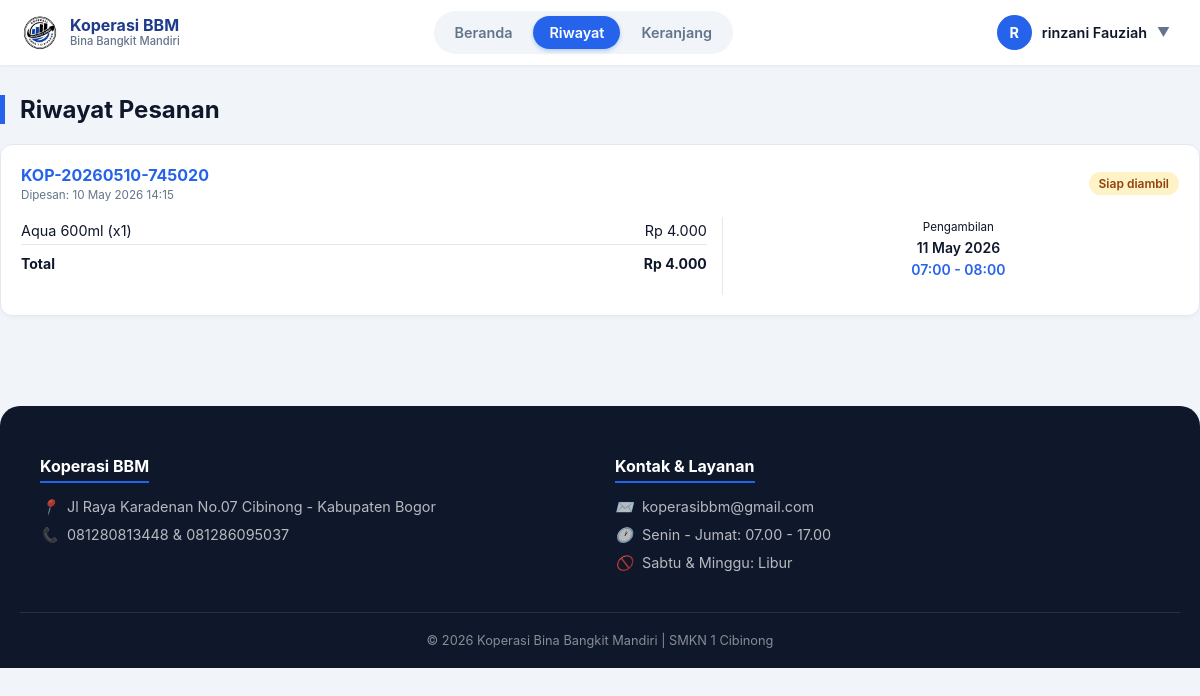
Page /koperasibbm/user/riwayat.php (signed in) on the earlier database version.
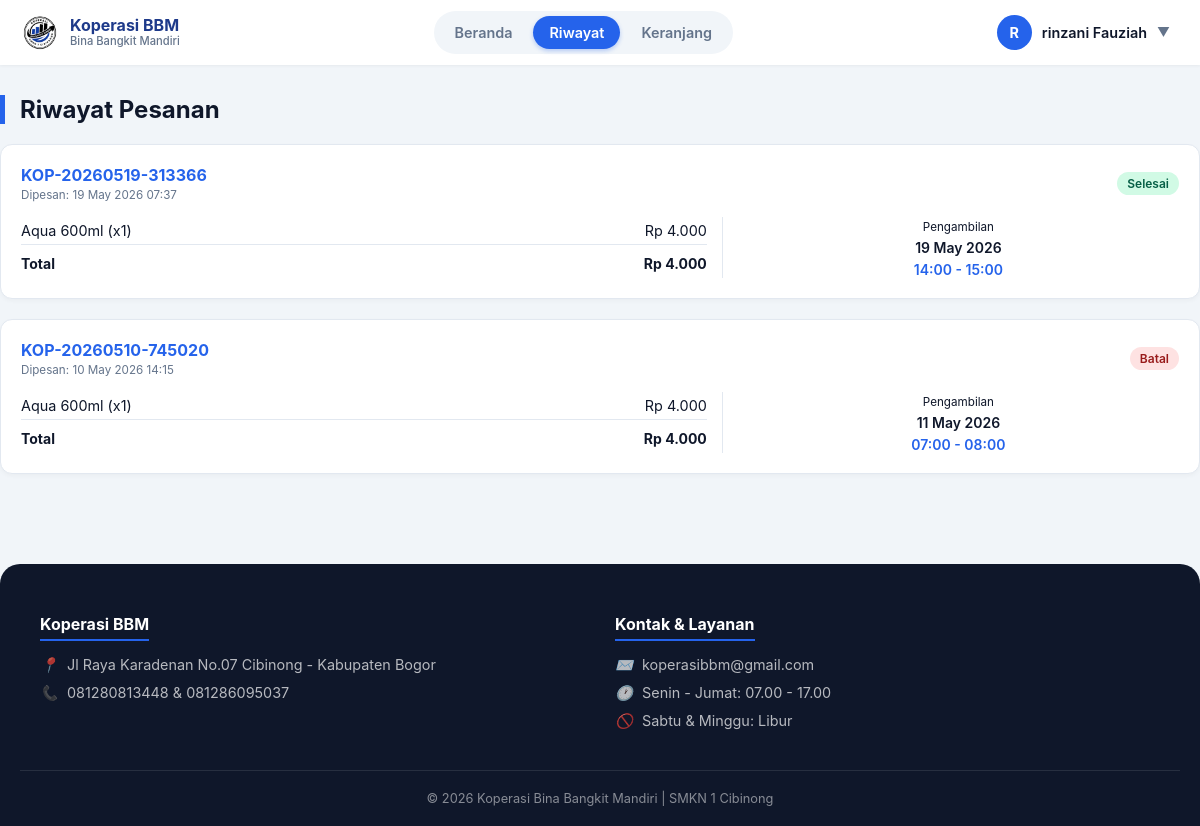
Same page on the later database version.
### tables this page shows
CREATE TABLE `pesanan` (
  `id_pesanan` int NOT NULL,
  `kode_pesanan` varchar(20) DEFAULT NULL,
  `id_user` int NOT NULL,
  `total_harga` decimal(10,2) NOT NULL,
  `status` enum('Sedang disiapkan','Siap diambil','Selesai','Batal') NOT NULL DEFAULT 'Sedang disiapkan',
  `metode_pengambilan` enum('Mandiri','Slot Waktu') DEFAULT 'Mandiri',
  `created_at` timestamp NULL DEFAULT CURRENT_TIMESTAMP,
  `id_slot` int DEFAULT NULL,
  `jadwal_pengambilan` varchar(100) DEFAULT 'Mandiri',
  `tanggal_ambil` date DEFAULT NULL,
  `jam_ambil` varchar(50) DEFAULT NULL,
  `catatan` text
);

CREATE TABLE `detail_pesanan` (
  `id_detail` int NOT NULL,
  `id_pesanan` int NOT NULL,
  `id_produk` int NOT NULL,
  `jumlah` int NOT NULL,
  `harga_saat_pesan` decimal(10,2) NOT NULL
);

CREATE TABLE `produk` (
  `id_produk` int NOT NULL,
  `id_kategori` int NOT NULL,
  `nama_produk` varchar(100) NOT NULL,
  `harga` decimal(10,2) NOT NULL,
  `stok` int NOT NULL DEFAULT '0',
  `gambar` varchar(255) DEFAULT 'default.jpg',
  `deskripsi` text,
  `created_at` timestamp NULL DEFAULT CURRENT_TIMESTAMP,
  `updated_at` timestamp NULL DEFAULT CURRENT_TIMESTAMP ON UPDATE CURRENT_TIMESTAMP
);

### koperasibbm/config/database.php (called while the page is built, shortened)
<?php
function base_url() {
    return "http://localhost/koperasibbm";
}
?>

### koperasibbm/includes/functions.php (called while the page is built, shortened)
<?php
function isLoggedIn() {
    return isset($_SESSION['id_user']);
}
function getUserRole() {
    return isset($_SESSION['role']) ? $_SESSION['role'] : null;
}
?>

### koperasibbm/user/riwayat.php (the view, shortened to what this page needs)
<?php
require_once __DIR__ . '/../config/database.php';
require_once __DIR__ . '/../includes/functions.php';
 $id_user = $_SESSION['id_user'];
 $active_orders = mysqli_query($conn, "SELECT id_pesanan, tanggal_ambil, jam_ambil FROM pesanan WHERE id_user=$id_user AND status IN ('Sedang disiapkan', 'Siap diambil')");
 $now = new DateTime();
while($ao = mysqli_fetch_assoc($active_orders)) {
    $jam_selesai_str = explode(' - ', $ao['jam_ambil'])[1];
    $waktu_ambil_str = $ao['tanggal_ambil'] . ' ' . $jam_selesai_str;
    $waktu_ambil = new DateTime($waktu_ambil_str);
    if($now > $waktu_ambil) {
        $id_cancel = $ao['id_pesanan'];
        mysqli_query($conn, "UPDATE pesanan SET status='Batal' WHERE id_pesanan=$id_cancel");
        $items_q = mysqli_query($conn, "SELECT id_produk, jumlah FROM detail_pesanan WHERE id_pesanan=$id_cancel");
        while($item = mysqli_fetch_assoc($items_q)) {
            mysqli_query($conn, "UPDATE produk SET stok = stok + ".$item['jumlah']." WHERE id_produk=".$item['id_produk']);
        }
    }
}
 $pesanan = mysqli_query($conn, "SELECT * FROM pesanan WHERE id_user=$id_user ORDER BY created_at DESC");
?>
<!DOCTYPE html>
<html lang="id">
<head><meta charset="UTF-8"><meta name="viewport" content="width=device-width, initial-scale=1.0"><title>Riwayat Pesanan</title><link rel="stylesheet" href="<?php echo base_url(); ?>/assets/css/style.css">
</head>
<body>
<?php include __DIR__ . '/../includes/navbar.php'; ?>
<div class="container" style="padding: 30px 0;">
    <h2 class="section-title">Riwayat Pesanan</h2>
    <?php while($p = mysqli_fetch_assoc($pesanan)):
        $details = mysqli_query($conn, "SELECT dp.*, pr.nama_produk FROM detail_pesanan dp JOIN produk pr ON dp.id_produk=pr.id_produk WHERE dp.id_pesanan=".$p['id_pesanan']);
        $badge_class = 'badge-info';
        if($p['status'] == 'Siap diambil') $badge_class = 'badge-warning';
        if($p['status'] == 'Selesai') $badge_class = 'badge-success';
        if($p['status'] == 'Batal') $badge_class = 'badge-danger';
    ?>
    <div class="card" style="margin-bottom:20px;">
        <div style="display:flex; justify-content:space-between; align-items:center; margin-bottom:15px;">
            <div>
                <h3 style="color:var(--primary);"><?php echo $p['kode_pesanan']; ?></h3>
                <small style="color:var(--text-gray);">Dipesan: <?php echo date('d M Y H:i', strtotime($p['created_at'])); ?></small>
            </div>
            <span class="badge <?php echo $badge_class; ?>"><?php echo $p['status']; ?></span>
        </div>
        <div style="display:grid; grid-template-columns: 1.5fr 1fr; gap:15px;">
            <div>
                <?php while($d = mysqli_fetch_assoc($details)): ?>
                <div style="display:flex; justify-content:space-between; border-bottom:1px solid var(--border-color); padding:5px 0; font-size:0.9rem;">
                    <span><?php echo $d['nama_produk']; ?> (x<?php echo $d['jumlah']; ?>)</span>
                    <span>Rp <?php echo number_format($d['harga_saat_pesan']*$d['jumlah'],0,',','.'); ?></span>
                </div>
                <?php endwhile; ?>
                <div style="display:flex; justify-content:space-between; margin-top:10px; font-weight:700;">
                    <span>Total</span>
                    <span>Rp <?php echo number_format($p['total_harga'],0,',','.'); ?></span>
                </div>
            </div>
            <div style="text-align:center; border-left:1px solid var(--border-color); padding-left:15px;">
                <small>Pengambilan</small>
                <p style="font-weight:600; margin:5px 0;"><?php echo date('d M Y', strtotime($p['tanggal_ambil'])); ?></p>
                <p style="font-weight:600; color:var(--primary);"><?php echo $p['jam_ambil']; ?></p>
            </div>
        </div>
    </div>
    <?php endwhile; ?>
</div>
<?php include __DIR__ . '/../includes/footer.php'; ?>
</body>
</html>

### koperasibbm/includes/navbar.php (shortened to what this page needs)
<?php
require_once __DIR__ . '/../config/database.php';
require_once __DIR__ . '/functions.php';
 $role = getUserRole();
 $current_page = basename($_SERVER['PHP_SELF']);
?>
<nav class="navbar">
    <div class="navbar-brand">
        <img src="<?php echo base_url(); ?>/assets/img/logo.png" alt="Logo Koperasi BBM">
        <div class="brand-text">
            Koperasi BBM
            <span>Bina Bangkit Mandiri</span>
        </div>
    </div>
    <?php if(isLoggedIn() && $role == 'user'): ?>
    <div class="navbar-menu" id="navMenu">
        <a href="<?php echo base_url(); ?>/user/index.php" class="nav-link <?php echo $current_page == 'index.php' ? 'active' : ''; ?>">Beranda</a>
        <a href="<?php echo base_url(); ?>/user/riwayat.php" class="nav-link <?php echo $current_page == 'riwayat.php' ? 'active' : ''; ?>">Riwayat</a>
        <a href="<?php echo base_url(); ?>/user/keranjang.php" class="nav-link cart-link <?php echo $current_page == 'keranjang.php' ? 'active' : ''; ?>">
            Keranjang
        </a>
    </div>
    <div class="navbar-auth" style="position: relative;">
        <button class="profile-toggle" id="profileToggle">
            <div class="avatar"><?php echo strtoupper(substr($_SESSION['nama_lengkap'], 0, 1)); ?></div>
            <span class="profile-name"><?php echo htmlspecialchars($_SESSION['nama_lengkap']); ?></span>
            <span style="font-size:0.8rem; color:var(--text-gray);">▼</span>
        </button>
    </div>
    <?php else: ?>
    <div class="navbar-auth">
        <a href="<?php echo base_url(); ?>/auth/logout.php" class="btn btn-outline">Keluar</a>
    </div>
    <?php endif; ?>
</nav>

### koperasibbm/includes/footer.php
<footer class="footer">
    <div class="container footer-grid">
        <div class="footer-col">
            <h3>Koperasi BBM</h3>
            <p><i class="icon">📍</i> Jl Raya Karadenan No.07 Cibinong - Kabupaten Bogor</p>
            <p><i class="icon">📞</i> 081280813448 & 081286095037</p>
        </div>
        <div class="footer-col">
            <h3>Kontak & Layanan</h3>
            <p><i class="icon">✉️</i> koperasibbm@gmail.com</p>
            <p><i class="icon">🕐</i> Senin - Jumat: 07.00 - 17.00</p>
            <p><i class="icon">🚫</i> Sabtu & Minggu: Libur</p>
        </div>
    </div>
    <div class="footer-bottom">
        <p>&copy; 2026 Koperasi Bina Bangkit Mandiri | SMKN 1 Cibinong</p>
    </div>
</footer>

### koperasibbm/assets/css/style.css (style rules this page uses)
:root { --primary: #2563eb; --primary-dark: #1e3a8a; --primary-light: #3b82f6; --bg-light: #f1f5f9; --white: #ffffff; --text-dark: #0f172a; --text-gray: #64748b; --border-color: #e2e8f0; --danger: #ef4444; --warning: #f59e0b; --success: #10b981; --sidebar-bg: #0f172a; --sidebar-hover: #1e293b; }
* { margin: 0; padding: 0; box-sizing: border-box; font-family: 'Inter', 'Segoe UI', Tahoma, Geneva, Verdana, sans-serif; }
body { background-color: var(--bg-light); color: var(--text-dark); font-size: 14px; }
a { text-decoration: none; color: inherit; }
.container { max-width: 1200px; margin: 0 auto; padding: 0 20px; }
.navbar { background: var(--white); padding: 0 20px; display: flex; justify-content: space-between; align-items: center; box-shadow: 0 1px 3px rgba(0,0,0,0.05); position: sticky; top: 0; z-index: 100; height: 65px; }
.navbar-brand { display: flex; align-items: center; gap: 10px; }
.navbar-brand img { height: 40px; }
.brand-text { font-weight: 700; color: var(--primary-dark); font-size: 1rem; line-height: 1.2; display: flex; flex-direction: column; }
.brand-text span { font-size: 0.7rem; font-weight: 500; color: var(--text-gray); }
.navbar-menu { display: flex; gap: 5px; align-items: center; background: var(--bg-light); padding: 5px; border-radius: 30px; }
.nav-link { font-weight: 600; color: var(--text-gray); transition: 0.2s; font-size: 0.9rem; padding: 8px 16px; border-radius: 20px; position: relative; }
.nav-link.active { background: var(--primary); color: white; box-shadow: 0 2px 4px rgba(37, 99, 235, 0.3); }
.cart-link { position: relative; display: flex; align-items: center; gap: 5px; }
.navbar-auth { display: flex; gap: 15px; align-items: center; position: relative; }
.profile-toggle { display: flex; align-items: center; gap: 10px; cursor: pointer; padding: 5px 10px; border-radius: 8px; transition: 0.2s; border: none; background: transparent; font-family: inherit; }
.avatar { width: 35px; height: 35px; background: var(--primary); color: white; border-radius: 50%; display: flex; align-items: center; justify-content: center; font-weight: 700; font-size: 0.9rem; }
.profile-name { font-weight: 600; font-size: 0.9rem; color: var(--text-dark); }
.section-title { font-size: 1.5rem; margin-bottom: 20px; color: var(--text-dark); font-weight: 700; border-left: 5px solid var(--primary); padding-left: 15px; }
.card { background: white; border-radius: 12px; box-shadow: 0 2px 4px rgba(0,0,0,0.03); padding: 20px; margin-bottom: 20px; border: 1px solid var(--border-color); max-width: 100%; overflow-x: auto; }
.card h3 { color: var(--text-dark); font-size: 1rem; font-weight: 700; }
.badge { padding: 4px 10px; border-radius: 20px; font-size: 0.75rem; font-weight: 600; display: inline-block; }
.badge-success { background: #d1fae5; color: #065f46; }
.badge-danger { background: #fee2e2; color: #991b1b; }
.footer { background: var(--sidebar-bg); color: white; padding: 50px 20px 0; margin-top: 40px; border-radius: 20px 20px 0 0; }
.footer-grid { display: grid; grid-template-columns: repeat(auto-fit, minmax(250px, 1fr)); gap: 30px; margin-bottom: 30px; }
.footer-col h3 { margin-bottom: 15px; font-size: 1rem; border-bottom: 2px solid var(--primary); display: inline-block; padding-bottom: 5px; font-weight: 700; }
.footer-col p { margin-bottom: 10px; font-size: 0.9rem; color: rgba(255,255,255,0.7); }
.footer-col .icon { margin-right: 5px; }
.footer-bottom { border-top: 1px solid rgba(255,255,255,0.1); text-align: center; padding: 20px 0; font-size: 0.8rem; color: rgba(255,255,255,0.5); margin-top: 20px; }
.badge-warning { background: #fef3c7; color: #92400e; }

Differences in the rows shown:
added pesanan: kode_pesanan "KOP-20260519-313366", created_at "19 May 2026 07:37", status "Selesai", total_harga "4.000", tanggal_ambil "19 May 2026", jam_ambil "14:00 - 15:00"
added detail_pesanan: id_produk.nama_produk "Aqua 600ml", jumlah "1", $d['harga_saat_pesan']*$d['jumlah'] "4.000", shown under "KOP-20260519-313366"
changed pesanan "KOP-20260510-745020": status "Siap diambil" → "Batal"
